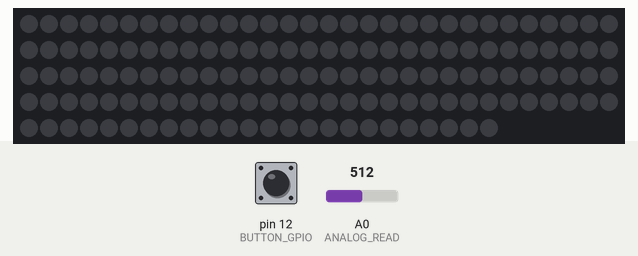
Recording of a sketch running on a simulated Arduino Uno, built with avr-gcc and run on an emulated ATmega328P. Shown: 144 RGB LEDs in strip order, left to right, continuing on the next row. The inputs (shaded band) are chosen by the test bench; at power-on: pin 12 (BUTTON_GPIO) LOW, A0 (ANALOG_READ) = 512. Dim RGB values are drawn brighter than linear.

Above: at 2.2 s.
2.3 s: pin 12 (BUTTON_GPIO) pulled HIGH for 0.15 s
At 2.7 s:
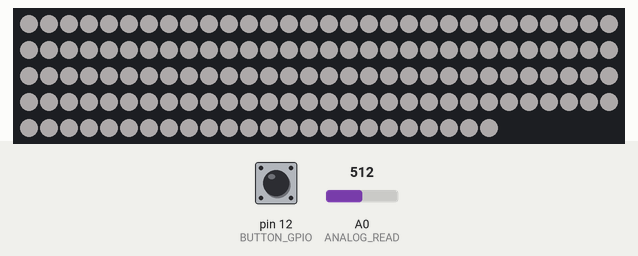
3.9 s: pin 12 (BUTTON_GPIO) pulled HIGH for 1 s
At 5.3 s:
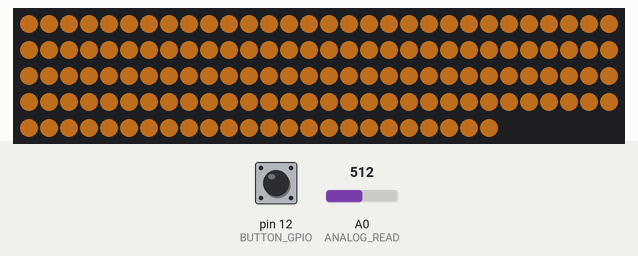
6.4 s: pin 12 (BUTTON_GPIO) pulled HIGH for 0.15 s
At 6.57 s:
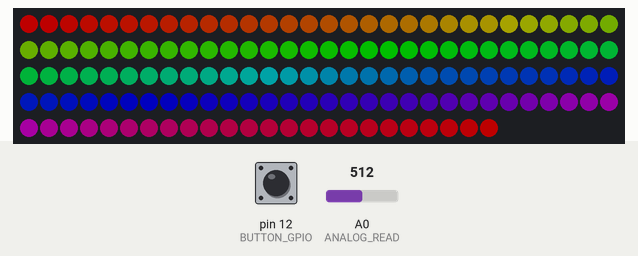
7.1 s: pin 12 (BUTTON_GPIO) pulled HIGH for 3.2 s
At 11.66 s:
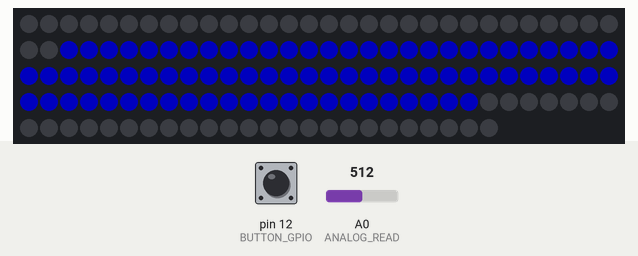
Timing chart, 0 to 11.9 s (numbered marks = the images above; inputs shaded):
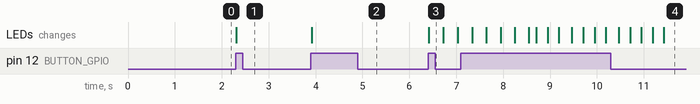

Measured:
- after the input at 2.3 s, the LEDs: change at once (image 1)
- after the input at 3.9 s, the LEDs: change at once (image 2)
- after the input at 6.4 s, the LEDs: change at once (image 3)
- after the input at 7.1 s, the LEDs: first change after 0.24 s (image 4 shows a later state)

The sketch:

RGBLamp.ino
```cpp
#include <FastLED.h> //for disco mode
#include <Adafruit_NeoPixel.h> //other modes

//The amount of LEDs in the setup
#define NUM_LEDS 144

//The pin that controls the LEDs for Disco (FastLED)
#define LED_PIN 1 // = D1 since ESP is used for the project

//The pin that is used for other modes. Use GPIO description of the pin here
#define BUTTON_GPIO 12

//Arduino loop delay
#define DELAY 1

//The pin that we read sensor values form
#define ANALOG_READ 0

//Confirmed microphone low value, and max value
#define MIC_LOW 0.0
#define MIC_HIGH 1024.0
/** Other macros */
//How many previous sensor values effects the operating average?
#define AVGLEN 20
//How many previous sensor values decides if we are on a peak/HIGH (e.g. in a song)
#define LONG_SECTOR 20

//Mneumonics
#define HIGH  3
#define NORMAL 2

//How long do we keep the "current average" sound, before restarting the measuring
#define MSECS 500 //default is 30 * 1000
#define CYCLES MSECS / DELAY

/*Sometimes readings are wrong or strange. How much is a reading allowed
to deviate from the average to not be discarded? **/
#define DEV_THRESH 1 //0.8

float fscale( float originalMin, float originalMax, float newBegin, float newEnd, float inputValue, float curve);
void insert(int val, int *avgs, int len);
int compute_average(int *avgs, int len);
void visualize_music();

//How many LEDs to we display
int curshow = NUM_LEDS;

//Showing different colors based on the mode.
int songmode = NORMAL;

//Average sound measurement the last CYCLES
unsigned long song_avg;

//The amount of iterations since the song_avg was reset
int iter = 0;

//The speed the LEDs fade to black if not relit
float fade_scale = 1.2;

//Led array
CRGB leds[NUM_LEDS];

/*Short sound avg used to "normalize" the input values.
We use the short average instead of using the sensor input directly */
int avgs[AVGLEN] = {-1};

//Longer sound avg
int long_avg[LONG_SECTOR] = {-1};

//Keeping track how often, and how long times we hit a certain mode
struct time_keeping {
  unsigned long times_start;
  short times;
};

//How much to increment or decrement each color every cycle
struct color {
  int r;
  int g;
  int b;
};

struct time_keeping high;
struct color Color;

//Boolean for choosing disco mode
boolean twoDirections;
//Boolean indicating if button was pressed
boolean buttonPressed = false;
//Intial mode we have when starting up
int selectedMode = 5;

void setup() {
  Serial.begin(9600);

  //Initialize the pushbutton pin as an input:
  pinMode(BUTTON_GPIO, INPUT);

  FastLED.addLeds<NEOPIXEL, LED_PIN>(leds, NUM_LEDS);
  FastLED.setBrightness(80);

  //Turn off all LEDs
  lightOff();

  FastLED.show();
  delay(1000);

  //Bootstrap average with some low values
  for (int i = 0; i < AVGLEN; i++) {
    insert(250, avgs, AVGLEN);
  }

  //Initial values
  high.times = 0;
  high.times_start = millis();
  Color.r = 0;
  Color.g = 0;
  Color.b = 1;
}

void loop() {

  //If button is pressed change mode
  if(digitalRead(BUTTON_GPIO) && !buttonPressed){
    buttonPressed = true;

    //Turn off all LEDs
    lightOff();

    if(selectedMode >= 5){ //Put number of modes here
      selectedMode = 0;
    } else {
      selectedMode++;
    }

    //Serial.print("Mode is ");
    //Serial.println(selectedMode);
  }


  /*
  0: cold white light
  1: warm white light
  2: rainbow
  3: disco mode v1
  4: disco mode v2
  5: light off
  */

  switch (selectedMode) {
    case 0:
      FastLED.setBrightness(50);
      lightOn(255, 250, 250);
      FastLED.setBrightness(80);
      break;
    case 1:
      lightOn(255, 147, 41); //Good source: http://planetpixelemporium.com/tutorialpages/light.html
      break;
    case 2:
      rainbowCycle(20);
      buttonPressed = false;
      break;
    case 3:
      twoDirections = true;
      visualize_music(twoDirections);
      break;
    case 4:
      twoDirections = false;
      visualize_music(twoDirections);
      break;
    case 5:
      lightOff();
      break;

    default:
      break;
  }

  //If button was released
  if(!digitalRead(BUTTON_GPIO)){
    buttonPressed = false;
  }

  //Delay in between reads for stability
  delay(DELAY);
}


void lightOn(byte r, byte g, byte b){
  for (int i = 0; i < NUM_LEDS; i++){
      leds[i] = CRGB(r, g, b);
  }
  FastLED.show();
}

void lightOff(){
  for (int i = 0; i < NUM_LEDS; i++){
    leds[i] = CRGB(0, 0, 0);
  }
  FastLED.show();
}


void rainbowCycle(uint8_t wait) {
  uint16_t i, j;

  //Assume that button was not released when entering funcion
  boolean buttonPressed = true;

  for(j=0; j<256*5; j++) { // 5 cycles of all colors on wheel

    //If button is released
    if (!digitalRead(BUTTON_GPIO)) {
      buttonPressed = false;
    }

    //Break loop if button press was detected
    if (digitalRead(BUTTON_GPIO) && !buttonPressed){
      return;
    }

    for(i=0; i< NUM_LEDS; i++) {
      leds[i] = wheel(((i * 256 / NUM_LEDS + j) & 255));
    }
    FastLED.show();
    delay(wait);
  }
}

//Input a value 0 to 255 to get a color value.
//The colours are a transition r - g - b - back to r.
CRGB wheel(byte wheelPos) {
  wheelPos = 255 - wheelPos;
  if(wheelPos < 85) {
    return CRGB(255 - wheelPos * 3, 0, wheelPos * 3);
  }
  if(wheelPos < 170) {
    wheelPos -= 85;
    return CRGB(0, wheelPos * 3, 255 - wheelPos * 3);
  }
  wheelPos -= 170;
  return CRGB(wheelPos * 3, 255 - wheelPos * 3, 0);
}


/**Funtion to check if the lamp should either enter a HIGH mode,
or revert to NORMAL if already in HIGH. If the sensors report values
that are higher than 1.1 times the average values, and this has happened
more than 30 times the last few milliseconds, it will enter HIGH mode.
TODO: Not very well written, remove hardcoded values, and make it more
reusable and configurable.  */
void check_high(int avg) {
  if (avg > (song_avg/iter * 1.1))  {
    if (high.times != 0) {
      if (millis() - high.times_start > 200.0) {
        high.times = 0;
        songmode = NORMAL;
      } else {
        high.times_start = millis();
        high.times++;
      }
    } else {
      high.times++;
      high.times_start = millis();

    }
  }
  if (high.times > 30 && millis() - high.times_start < 50.0)
    songmode = HIGH;
  else if (millis() - high.times_start > 200) {
    high.times = 0;
    songmode = NORMAL;
  }
}

//Main function for visualizing the sounds in the lamp
void visualize_music(boolean twoDirections) {
  int sensor_value, mapped, avg, longavg;

  //Actual sensor value
  sensor_value = analogRead(ANALOG_READ);

  //If 0, discard immediately. Probably not right and save CPU.
  if (sensor_value == 0)
    return;

  //Discard readings that deviates too much from the past avg.
  mapped = (float)fscale(MIC_LOW, MIC_HIGH, MIC_LOW, (float)MIC_HIGH, (float)sensor_value, 2.0);
  avg = compute_average(avgs, AVGLEN);

  if (((avg - mapped) > avg*DEV_THRESH)) //|| ((avg - mapped) < -avg*DEV_THRESH))
    return;

  //Insert new avg. values
  insert(mapped, avgs, AVGLEN);
  insert(avg, long_avg, LONG_SECTOR);

  //Compute the "song average" sensor value
  song_avg += avg;
  iter++;
  if (iter > CYCLES) {
    song_avg = song_avg / iter;
    iter = 1;
  }

  longavg = compute_average(long_avg, LONG_SECTOR);

  //Check if we enter HIGH mode
  check_high(longavg);

  if (songmode == HIGH) {
    fade_scale = 3;
    Color.r =  8;
    Color.g = 1;
    Color.b = -2;
  }
  else if (songmode == NORMAL) {
    fade_scale = 3;
    Color.r = -1;
    Color.b = 6;
    Color.g = -2;
  }
  if (twoDirections == false) {
    //Decides how many of the LEDs will be lit
    curshow = fscale(MIC_LOW, MIC_HIGH, 0.0, (float)NUM_LEDS, (float)avg, -1);

    /*Set the different leds. Control for too high and too low values.
            Fun thing to try: Dont account for overflow in one direction,
      some interesting light effects appear! */
    for (int i = 0; i < NUM_LEDS; i++)
      //The leds we want to show
      if (i < curshow) {
        if (leds[i].r + Color.r > 255)
          leds[i].r = 255;
        else if (leds[i].r + Color.r < 0)
          leds[i].r = 0;
        else
          leds[i].r = leds[i].r + Color.r;

        if (leds[i].g + Color.g > 255)
          leds[i].g = 255;
        else if (leds[i].g + Color.g < 0)
          leds[i].g = 0;
        else
          leds[i].g = leds[i].g + Color.g;

        if (leds[i].b + Color.b > 255)
          leds[i].b = 255;
        else if (leds[i].b + Color.b < 0)
          leds[i].b = 0;
        else
          leds[i].b = leds[i].b + Color.b;

      //All the other LEDs begin their fading journey to eventual total darkness
      } else {
        leds[i] = CRGB(leds[i].r/fade_scale, leds[i].g/fade_scale, leds[i].b/fade_scale);
      }
    FastLED.show();
  } else {
    int middle = NUM_LEDS / 2;
    //Decides how many of the LEDs will be lit
    curshow = fscale(MIC_LOW, MIC_HIGH, 0.0, (float)middle, (float)avg, -1);

    /*Set the different leds. Control for too high and too low values.
            Fun thing to try: Dont account for overflow in one direction,
      some interesting light effects appear! */

    for (int i = 0; i < middle ; i++){
      //The leds we want to show
      if (i < curshow) {
        if (leds[middle+i].r + Color.r > 255)
          leds[middle+i].r = 255;
        else if (leds[middle +i].r + Color.r < 0)
          leds[middle+i].r = 0;
        else
          leds[middle+i].r = leds[middle+i].r + Color.r;

        if (leds[middle+i].g + Color.g > 255)
          leds[middle+i].g = 255;
        else if (leds[middle+i].g + Color.g < 0)
          leds[middle+i].g = 0;
        else
          leds[middle+i].g = leds[middle+i].g + Color.g;

        if (leds[middle+i].b + Color.b > 255)
          leds[middle+i].b = 255;
        else if (leds[middle+i].b + Color.b < 0)
          leds[middle+i].b = 0;
        else
          leds[middle+i].b = leds[middle+i].b + Color.b;

      //All the other LEDs begin their fading journey to eventual total darkness
      } else {
        leds[middle+i] = CRGB(leds[middle+i].r/fade_scale, leds[middle+i].g/fade_scale, leds[middle+i].b/fade_scale);
      }
      leds[middle - i] = leds[middle + i];
    }
    FastLED.show();
  }
}
//Compute average of a int array, given the starting pointer and the length
int compute_average(int *avgs, int len) {
  int sum = 0;
  for (int i = 0; i < len; i++)
    sum += avgs[i];

  return (int)(sum / len);

}

//Insert a value into an array, and shift it down removing
//the first value if array already full
void insert(int val, int *avgs, int len) {
  for (int i = 0; i < len; i++) {
    if (avgs[i] == -1) {
      avgs[i] = val;
      return;
    }
  }

  for (int i = 1; i < len; i++) {
    avgs[i - 1] = avgs[i];
  }
  avgs[len - 1] = val;
}

//Function imported from the arduino website.
//Basically map, but with a curve on the scale (can be non-uniform).
float fscale( float originalMin, float originalMax, float newBegin, float
    newEnd, float inputValue, float curve){

  float OriginalRange = 0;
  float NewRange = 0;
  float zeroRefCurVal = 0;
  float normalizedCurVal = 0;
  float rangedValue = 0;
  boolean invFlag = 0;


  // condition curve parameter
  // limit range

  if (curve > 10) curve = 10;
  if (curve < -10) curve = -10;

  curve = (curve * -.1) ; // - invert and scale - this seems more intuitive - postive numbers give more weight to high end on output
  curve = pow(10, curve); // convert linear scale into lograthimic exponent for other pow function

  // Check for out of range inputValues
  if (inputValue < originalMin) {
    inputValue = originalMin;
  }
  if (inputValue > originalMax) {
    inputValue = originalMax;
  }

  // Zero Refference the values
  OriginalRange = originalMax - originalMin;

  if (newEnd > newBegin){
    NewRange = newEnd - newBegin;
  }
  else
  {
    NewRange = newBegin - newEnd;
    invFlag = 1;
  }

  zeroRefCurVal = inputValue - originalMin;
  normalizedCurVal  =  zeroRefCurVal / OriginalRange;   // normalize to 0 - 1 float

  // Check for originalMin > originalMax  - the math for all other cases i.e. negative numbers seems to work out fine
  if (originalMin > originalMax ) {
    return 0;
  }

  if (invFlag == 0){
    rangedValue =  (pow(normalizedCurVal, curve) * NewRange) + newBegin;

  }
  else     // invert the ranges
  {
    rangedValue =  newBegin - (pow(normalizedCurVal, curve) * NewRange);
  }

  return rangedValue;
}
```
